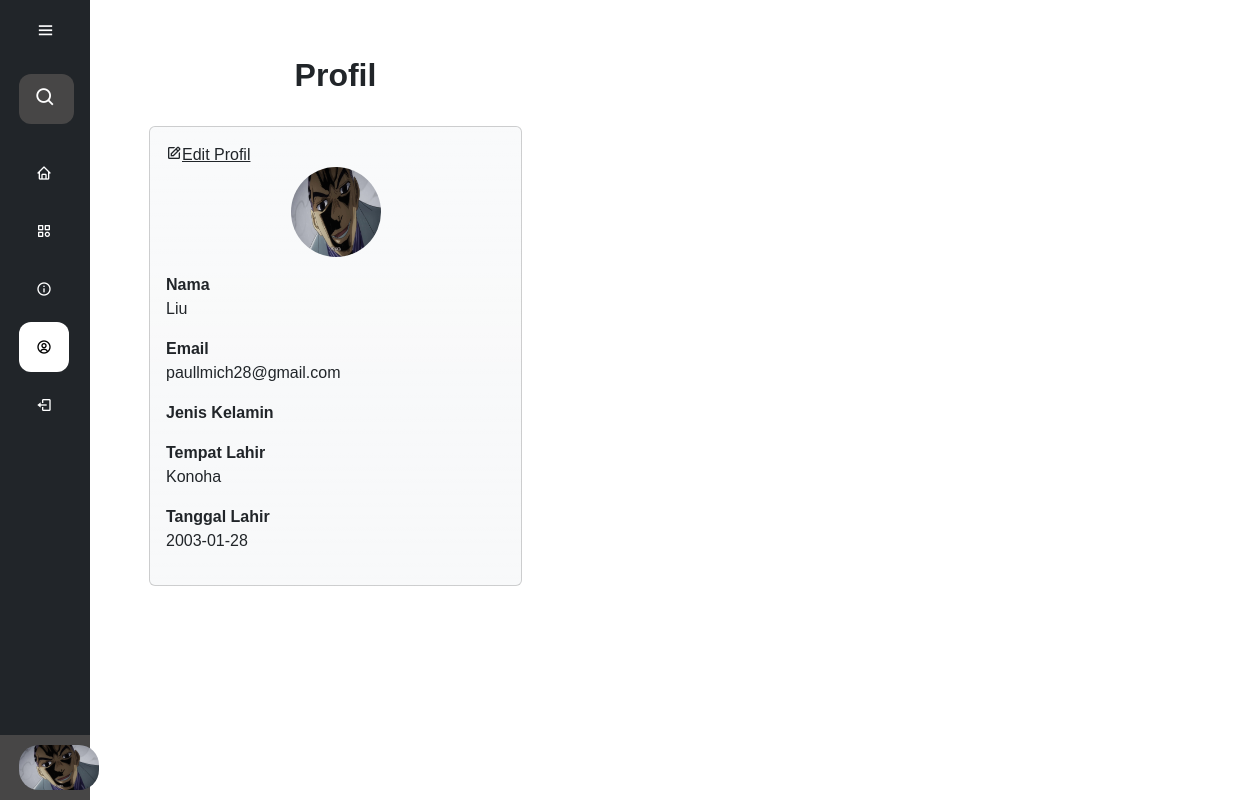
The app's page /user/profil.php (signed in) with its own data.
### tables this page shows
CREATE TABLE `user` (
  `id` int(11) NOT NULL,
  `user_nama` varchar(50) NOT NULL,
  `user_email` varchar(50) NOT NULL,
  `user_password` varchar(200) NOT NULL,
  `user_gender` varchar(15) NOT NULL,
  `user_birthplace` varchar(30) NOT NULL,
  `user_birthdate` date NOT NULL,
  `user_img` varchar(100) NOT NULL
);

### user/profil.php (the view, shortened to what this page needs)
<?php
include '../koneksi.php';
$id = $_SESSION['user_id'];
$sql = "SELECT * FROM user WHERE id = ?";
$stmt = $db->prepare($sql);
$online = [$id];
$stmt->execute($online);
$result = $stmt->fetch(PDO::FETCH_ASSOC);
?>
<!DOCTYPE html>
<html lang="en">
<head>
<?php include '../src/header.php' ?>
<div class="sidebar bg-dark">
    <div class="logo_content">
        <i class='bx bx-menu text-white btn'></i>
    </div>
    <ul class="navbar-nav">
        <li>
            <i class='bx bx-search mt-2'></i>
            <form action="test.php" method="post">
                <input type="text" placeholder="Search . . .">
            </form>
        </li>
        <li>
            <a href="index.php" class="home list">
                <i class='bx bx-home'></i>
            </a>
        </li>
        <li>
            <a href="#" class="category list">
                <i class='bx bx-category'></i>
            </a>
        </li>
        <li>
            <a href="#" class="about list">
                <i class='bx bx-info-circle'></i>
            </a>
        </li>
        <li>
            <a href="profil.php" class="login list active">
                <i class='bx bx-user-circle'></i>
            </a>
        </li>
        <li>
            <a href="logout.php" class="login list">
                <i class='bx bx-log-out'></i>
            </a>
        </li>
    </ul>
    <div class="profile_content">
        <div class="profile">
            <div class="profile_detail">
                <?php if($result['user_img'] == ""){ ?>
                    <a href="profil.php" class="list"><img src="../img/default.png" alt=""></a>
                <?php }else{ ?>
                    <img src=<?= $result['user_img'] ?> alt="">
                <?php } ?>
            </div>
        </div>
    </div>
</div>
<div class="home_content mt-4">
    <div class="row">
        <div class="col-lg-4 inputProfil ">
            <h2 class="fw-bold headerProfil text-center">Profil</h2><br />
            <div class="card bg-light bg-gradient">
                <div class="card-body">
                <a href="profil_edit.php" class="text-dark"><i class='bx bx-edit'></i>Edit Profil</a>
                <?php if($result['user_img'] == ""){ ?>
                    <img src="../img/default.png" alt="" class="fotoProfilSet">
                <?php }else{ ?>
                    <img src=<?= $result['user_img'] ?> alt="" class="fotoProfilSet">
                <?php } ?>
                    <div class="form-group mt-3">
                        <label class="fw-bold">Nama</label>
                        <p><?= $result['user_nama'] ?></p>
                    </div>
                    <div class="form-group mt-3">
                        <label class="fw-bold">Email</label>
                        <p><?= $result['user_email'] ?></p>
                    </div>
                    <div class="form-group mt-3">
                        <label class="fw-bold">Jenis Kelamin</label>
                    </div>
                    <div class="form-group mt-3">
                        <label class="fw-bold">Tempat Lahir</label>
                        <p><?= $result['user_birthplace'] ?></p>
                    </div>
                    <div class="form-group mt-3">
                        <label class="fw-bold">Tanggal Lahir</label>
                        <p><?= $result['user_birthdate'] ?></p>
                    </div>
                </div>
            </div>
        </div>
    </div>
</div>
<?php include '../src/footer.php' ?>

### user/style.css (style rules this page uses)
* { font-family: 'Nsai', sans-serif; margin: 0; padding: 0; box-sizing: border-box; }
body { position: relative; width: 100%; overflow-x: hidden; }
.sidebar { top: 0; left: 0; height: 100%; width: 90px; position: fixed; padding: 6px 14px; transition: all 0.5s ease; }
.sidebar .btn { position: absolute; left: 45%; top: 6px; font-size: 20px; height: 50px; width: 50px; text-align: center; line-height: 35px; transform: translateX(-40%); }
.sidebar ul { margin-top: 20px; }
.sidebar ul li { position: relative; height: 50px; width: 80%; margin: 0 5px; list-style: none; line-height: 50px; margin-top: 0.5em; }
.sidebar ul li input { height: 100%; position: absolute; width: 100%; left: 0; top: 0; border-radius: 12px; outline: none; border: none; background: rgb(71, 70, 70); padding-left: 55px; font-size: 18px; color: white; }
.sidebar ul li .list { display: flex; color: white; align-items: center; text-decoration: none; transition: all 0.5s ease; border-radius: 12px; margin-top: 1em; white-space: nowrap; }
.sidebar ul li .list.active { color: black; background: white; }
.sidebar ul li .bx-search { position: absolute; color: white; z-index: 99; margin-left: 0.7em; top: 0.2em; font-size: 22px; transition: all 0.5s ease; }
.sidebar ul li a i { height: 50px; min-width: 50px; border-radius: 12px; line-height: 50px; text-align: center; }
.profile_content { position: absolute; color: white; bottom: 0; left: 0; z-index: 0; width: 100%; }
.profile { position: relative; padding: 10px 6px; height: 65px; width: 100%; z-index: 0; background-color: rgb(71, 70, 70);; }
.profile_detail { display: flex; align-items: center; margin-left: 0.5em; opacity: 1; pointer-events: none; white-space: nowrap; }
.profile_detail img { height: 45px; width: auto; object-fit: cover; border-radius: 20px; margin-left: 0.3em; }
.home_content { position: absolute; height: 100%; width: calc(100% - 78px); left: 85px; margin: 1em; transition: all 0.5s ease; }
.headerProfil { margin-top: 1em; }
.fotoProfilSet { display: block; width: 20%; margin-left: auto; margin-right: auto; width: 90px; height: 90px; border-radius: 100%; }
.inputProfil { margin-left: 3em; }

### records on screen
user: user_img (placeholder picture), user_nama "Liu", user_email "paullmich28@gmail.com", user_birthplace "Konoha", user_birthdate "2003-01-28"
